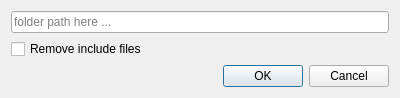
<?xml version="1.0" encoding="UTF-8"?>
<ui version="4.0">
 <class>RemoveDirectoryDialog</class>
 <widget class="QDialog" name="RemoveDirectoryDialog">
  <property name="geometry">
   <rect>
    <x>0</x>
    <y>0</y>
    <width>400</width>
    <height>90</height>
   </rect>
  </property>
  <property name="windowTitle">
   <string>Dialog</string>
  </property>
  <layout class="QVBoxLayout" name="verticalLayout">
   <item>
    <widget class="QLineEdit" name="rmpathLineEdit">
     <property name="placeholderText">
      <string>folder path here ...</string>
     </property>
    </widget>
   </item>
   <item>
    <widget class="QCheckBox" name="fileRemoveCheckBox">
     <property name="text">
      <string>Remove include files</string>
     </property>
    </widget>
   </item>
   <item>
    <widget class="QDialogButtonBox" name="buttonBox">
     <property name="orientation">
      <enum>Qt::Horizontal</enum>
     </property>
     <property name="standardButtons">
      <set>QDialogButtonBox::Cancel|QDialogButtonBox::Ok</set>
     </property>
    </widget>
   </item>
  </layout>
 </widget>
 <resources/>
 <connections>
  <connection>
   <sender>buttonBox</sender>
   <signal>accepted()</signal>
   <receiver>RemoveDirectoryDialog</receiver>
   <slot>accept()</slot>
   <hints>
    <hint type="sourcelabel">
     <x>248</x>
     <y>254</y>
    </hint>
    <hint type="destinationlabel">
     <x>157</x>
     <y>274</y>
    </hint>
   </hints>
  </connection>
  <connection>
   <sender>buttonBox</sender>
   <signal>rejected()</signal>
   <receiver>RemoveDirectoryDialog</receiver>
   <slot>reject()</slot>
   <hints>
    <hint type="sourcelabel">
     <x>316</x>
     <y>260</y>
    </hint>
    <hint type="destinationlabel">
     <x>286</x>
     <y>274</y>
    </hint>
   </hints>
  </connection>
 </connections>
</ui>
